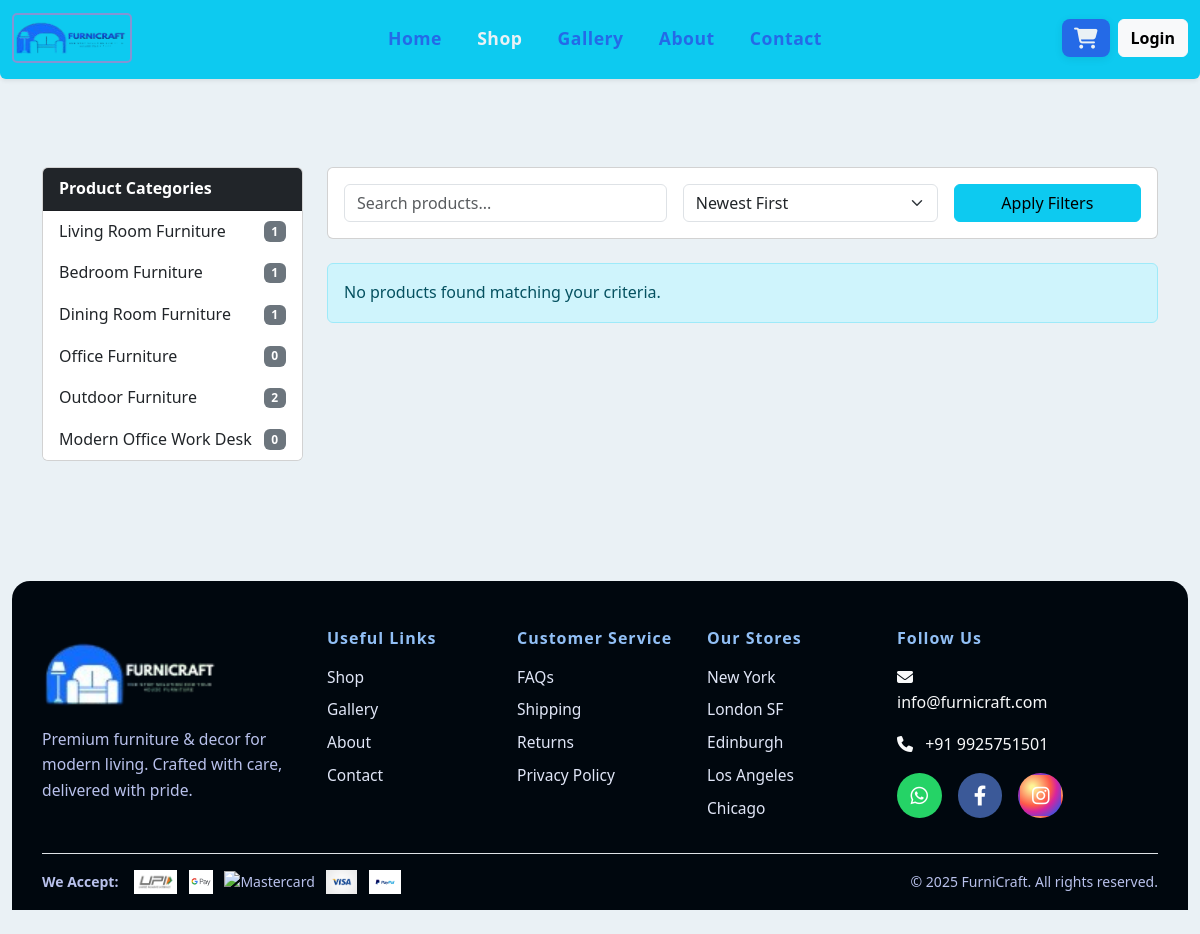
/shop.php?category=Bedroom, run on an earlier commit of the app's database.
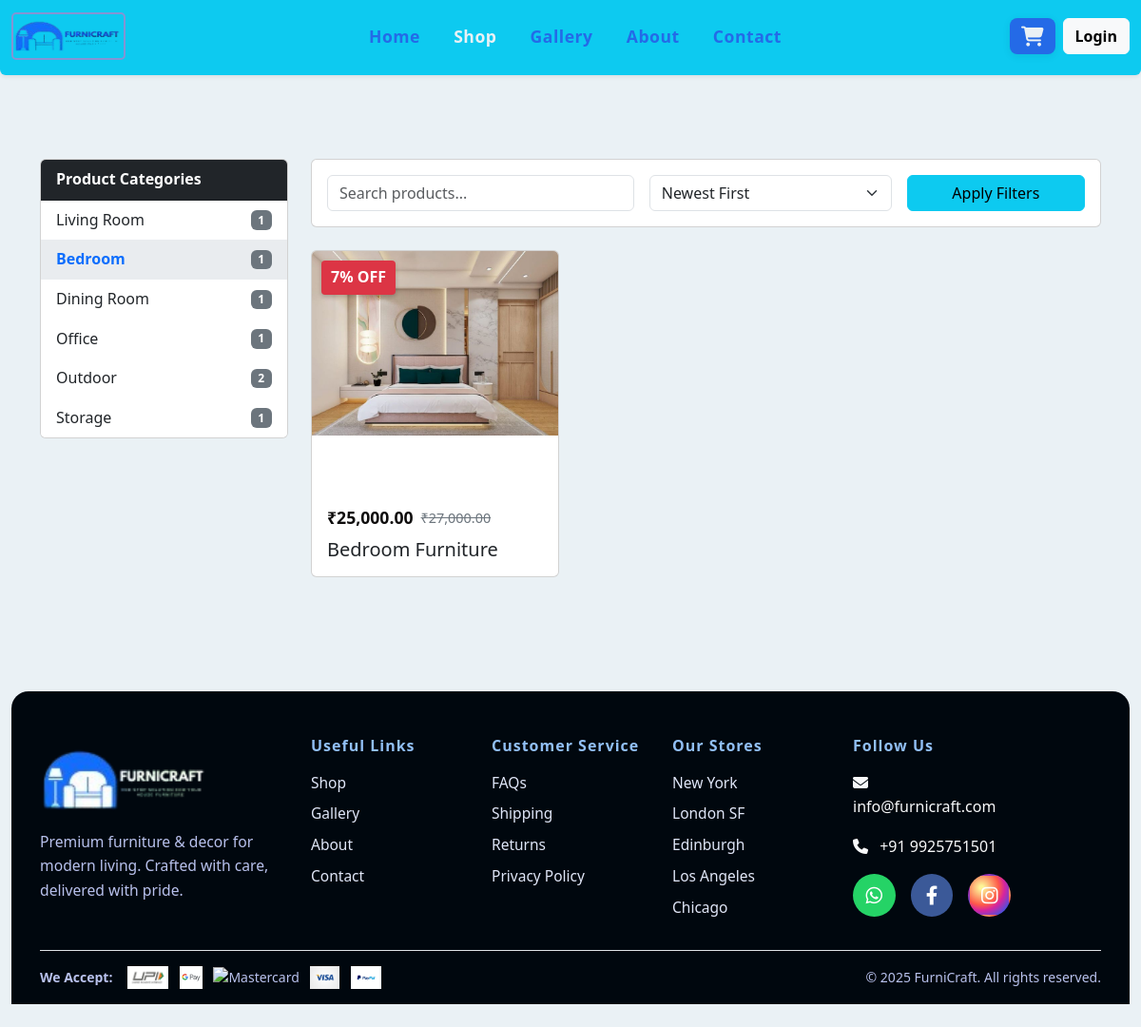
And on a later commit of the database.
### tables this page shows
CREATE TABLE `categories` (
  `id` int(11) NOT NULL,
  `name` varchar(100) NOT NULL,
  `image` varchar(255) DEFAULT 'default.jpg',
  `status` enum('active','inactive') DEFAULT 'active',
  `created_at` timestamp NOT NULL DEFAULT current_timestamp(),
  `updated_at` timestamp NOT NULL DEFAULT current_timestamp() ON UPDATE current_timestamp()
);

CREATE TABLE `products` (
  `id` int(11) NOT NULL,
  `name` varchar(255) NOT NULL,
  `description` text DEFAULT NULL,
  `image` varchar(255) DEFAULT NULL,
  `price` decimal(10,2) NOT NULL,
  `sale_price` decimal(10,2) DEFAULT NULL,
  `stock` int(11) DEFAULT 0,
  `category_id` int(11) DEFAULT NULL,
  `status` enum('active','inactive') DEFAULT 'active',
  `created_at` timestamp NOT NULL DEFAULT current_timestamp(),
  `updated_at` timestamp NOT NULL DEFAULT current_timestamp() ON UPDATE current_timestamp()
);

### includes/functions.php (called while the page is built, shortened)
<?php
require_once __DIR__ . '/../config/database.php';
function getFilteredProducts($categoryName = '', $search = '', $sort = 'newest', $page = 1, $perPage = 12) {
    global $conn;
    $params = [];
    $types = '';
    $where = "WHERE p.status = 'active'";
    if (!empty($categoryName)) {
        $where .= " AND c.name = ?";
        $params[] = $categoryName;
        $types .= 's';
    }
    switch ($sort) {
        default:
            $orderBy = "ORDER BY p.created_at DESC";
            break;
    }
    $offset = ($page - 1) * $perPage;
    $limit = "LIMIT ? OFFSET ?";
    $params[] = $perPage;
    $params[] = $offset;
    $types .= 'ii';
    $sql = "
        SELECT p.*, c.name as category_name
        FROM products p
        LEFT JOIN categories c ON p.category_id = c.id
        $where
        $orderBy
        $limit
    ";
    $stmt = $conn->prepare($sql);
    $stmt->bind_param($types, ...$params);
    $stmt->execute();
    $result = $stmt->get_result();
    return $result->fetch_all(MYSQLI_ASSOC);
}
function getAllCategoriesWithCount() {
    $conn = getDBConnection();
    $sql = "SELECT c.id, c.name, COUNT(p.id) AS product_count
            FROM categories c
            LEFT JOIN products p ON p.category_id = c.id
            GROUP BY c.id";
    $result = $conn->query($sql);
    return $result->fetch_all(MYSQLI_ASSOC);
}
?>

### shop.php (the view, shortened to what the rows shown need)
<?php
require_once 'includes/header.php';
$category = isset($_GET['category']) ? $_GET['category'] : '';
$search = isset($_GET['search']) ? $_GET['search'] : '';
$sort = isset($_GET['sort']) ? $_GET['sort'] : 'newest';
$page = isset($_GET['page']) ? max(1, intval($_GET['page'])) : 1;
$perPage = 12;
$products = getFilteredProducts($category, $search, $sort, $page, $perPage);
$categories = getAllCategoriesWithCount();
?>
<link rel="stylesheet" href="https://cdnjs.cloudflare.com/ajax/libs/font-awesome/6.4.0/css/all.min.css">
<div class="container py-5">
    <div class="row">
        <div class="col-md-3 mb-4">
    <div class="card">
        <ul class="list-group list-group-flush">
            <?php foreach ($categories as $cat): ?>
                <li class="list-group-item p-0 border-0">
                    <a href="?category=<?php echo urlencode($cat['name']); ?>"
                       class="d-flex justify-content-between align-items-center px-3 py-2 text-decoration-none category-link
                              <?php echo ($category == $cat['name']) ? 'active-category' : ''; ?>">
                        <span><?php echo htmlspecialchars($cat['name']); ?></span>
                        <span class="badge category-badge"><?php echo $cat['product_count']; ?></span>
                    </a>
                </li>
            <?php endforeach; ?>
        </ul>
    </div>
</div>
        <div class="col-md-9">
            <div class="row">
                <?php if (empty($products)): ?>
                    <div class="col-12">
                        <div class="alert alert-info">No products found matching your criteria.</div>
                    </div>
                <?php else: ?>
                    <?php foreach ($products as $product): ?>
                        <div class="col-md-4 mb-4">
                            <div class="card h-100">
                                <div class="image-wrapper" style="height: 250px;">
                                    <?php if ($product['sale_price'] && $product['sale_price'] < $product['price']): ?>
                                        <div class="discount-badge">
                                            <?php
                                            $discount = round((($product['price'] - $product['sale_price']) / $product['price']) * 100);
                                            echo $discount . '% OFF';
                                            ?>
                                        </div>
                                    <?php endif; ?>
                                    <a href="product.php?id=<?php echo $product['id']; ?>">
                                        <img src="assets/images/products/<?php echo htmlspecialchars($product['image'] ?: 'default.jpg'); ?>"
                                             class="card-img-top w-100"
                                             alt="<?php echo htmlspecialchars($product['name']); ?>"
                                             style="object-fit: cover;">
                                    </a>
                                </div>
                                <div class="card-body">
                                    <div class="price-container mb-2">
                                        <?php if ($product['sale_price'] && $product['sale_price'] < $product['price']): ?>
                                            <span class="sale-price">₹<?php echo number_format($product['sale_price'], 2); ?></span>
                                            <span class="original-price">₹<?php echo number_format($product['price'], 2); ?></span>
                                        <?php else: ?>
                                            <span class="sale-price">₹<?php echo number_format($product['price'], 2); ?></span>
                                        <?php endif; ?>
                                    </div>
                                    <h5 class="card-title mb-0"><?php echo htmlspecialchars($product['name']); ?></h5>
                                </div>
                            </div>
                        </div>
                    <?php endforeach; ?>
                <?php endif; ?>
            </div>
        </div>
    </div>
</div>

What changed in the data, as far as the page shows it:
removed categories: name "Modern Office Work Desk", product_count "0"
changed categories: name "Living Room Furniture" → "Living Room"
changed categories: name "Bedroom Furniture" → "Bedroom"
changed categories: name "Dining Room Furniture" → "Dining Room"
changed categories: name "Office Furniture" → "Office"; product_count "0" → "1"
changed categories: name "Outdoor Furniture" → "Outdoor"
added categories: name "Storage", product_count "1"
added products: discount "7", image (picture), sale_price "25,000.00", price "27,000.00", name "Bedroom Furniture"
Also different on the page:
text no longer shown: "No products found matching your criteria."
